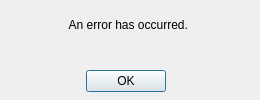
<?xml version="1.0" encoding="UTF-8"?>
<ui version="4.0">
 <class>ErrorDialog</class>
 <widget class="QDialog" name="ErrorDialog">
  <property name="geometry">
   <rect>
    <x>0</x>
    <y>0</y>
    <width>260</width>
    <height>100</height>
   </rect>
  </property>
  <property name="windowTitle">
   <string>Dialog</string>
  </property>
  <widget class="QLabel" name="ErrorText">
   <property name="geometry">
    <rect>
     <x>0</x>
     <y>0</y>
     <width>260</width>
     <height>50</height>
    </rect>
   </property>
   <property name="text">
    <string>An error has occurred. </string>
   </property>
   <property name="alignment">
    <set>Qt::AlignCenter</set>
   </property>
  </widget>
  <widget class="QDialogButtonBox" name="buttonBox">
   <property name="geometry">
    <rect>
     <x>10</x>
     <y>70</y>
     <width>156</width>
     <height>23</height>
    </rect>
   </property>
   <property name="standardButtons">
    <set>QDialogButtonBox::Ok</set>
   </property>
  </widget>
 </widget>
 <resources/>
 <connections/>
</ui>
